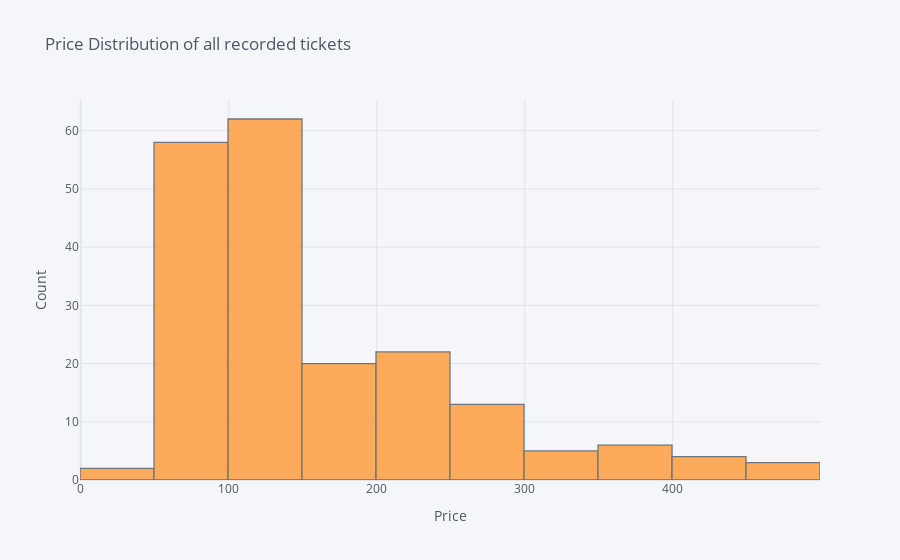

Write notebook code for a chart like this one.
### Markdown cell above
## Histograms of Price Frequencies

### Code cell
df['Price'].iplot(kind='hist', xTitle='Price',
                  yTitle='Count', title='Price Distribution of all recorded tickets')

### Figure 1 — Plotly figure (JSON) as saved in the notebook; plotly's stock layout.template omitted (floating-point values rounded to 4 significant figures; data arrays with more than 128 entries replaced by an {"elided": "..."} marker saying what was removed)
{"data": [{"histfunc": "count", "histnorm": "", "marker": {"color": "rgba(255, 153, 51, 1.0)", "line": {"color": "#4D5663", "width": 1.3}}, "name": "Price", "opacity": 0.8, "orientation": "v", "type": "histogram", "x": {"elided": "195 int values"}}], "layout": {"barmode": "overlay", "legend": {"bgcolor": "#F5F6F9", "font": {"color": "#4D5663"}}, "paper_bgcolor": "#F5F6F9", "plot_bgcolor": "#F5F6F9", "title": {"font": {"color": "#4D5663"}, "text": "Price Distribution of all recorded tickets"}, "xaxis": {"gridcolor": "#E1E5ED", "showgrid": true, "tickfont": {"color": "#4D5663"}, "title": {"font": {"color": "#4D5663"}, "text": "Price"}, "zerolinecolor": "#E1E5ED"}, "yaxis": {"gridcolor": "#E1E5ED", "showgrid": true, "tickfont": {"color": "#4D5663"}, "title": {"font": {"color": "#4D5663"}, "text": "Count"}, "zerolinecolor": "#E1E5ED"}}}
